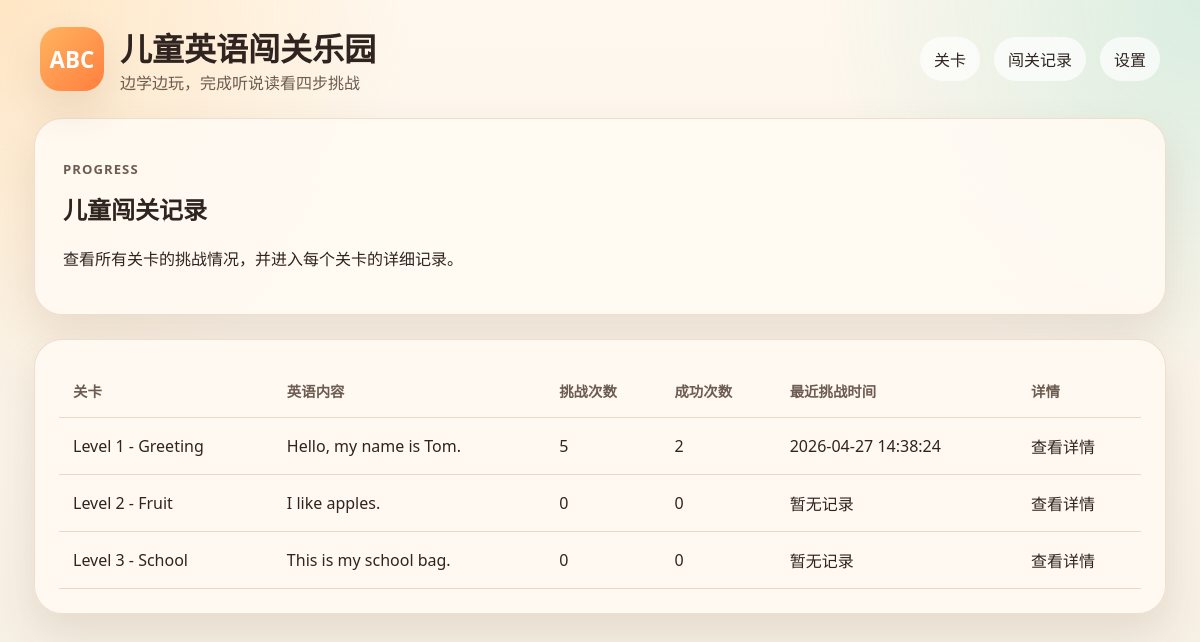
/progress, run on an earlier commit of the app's database.
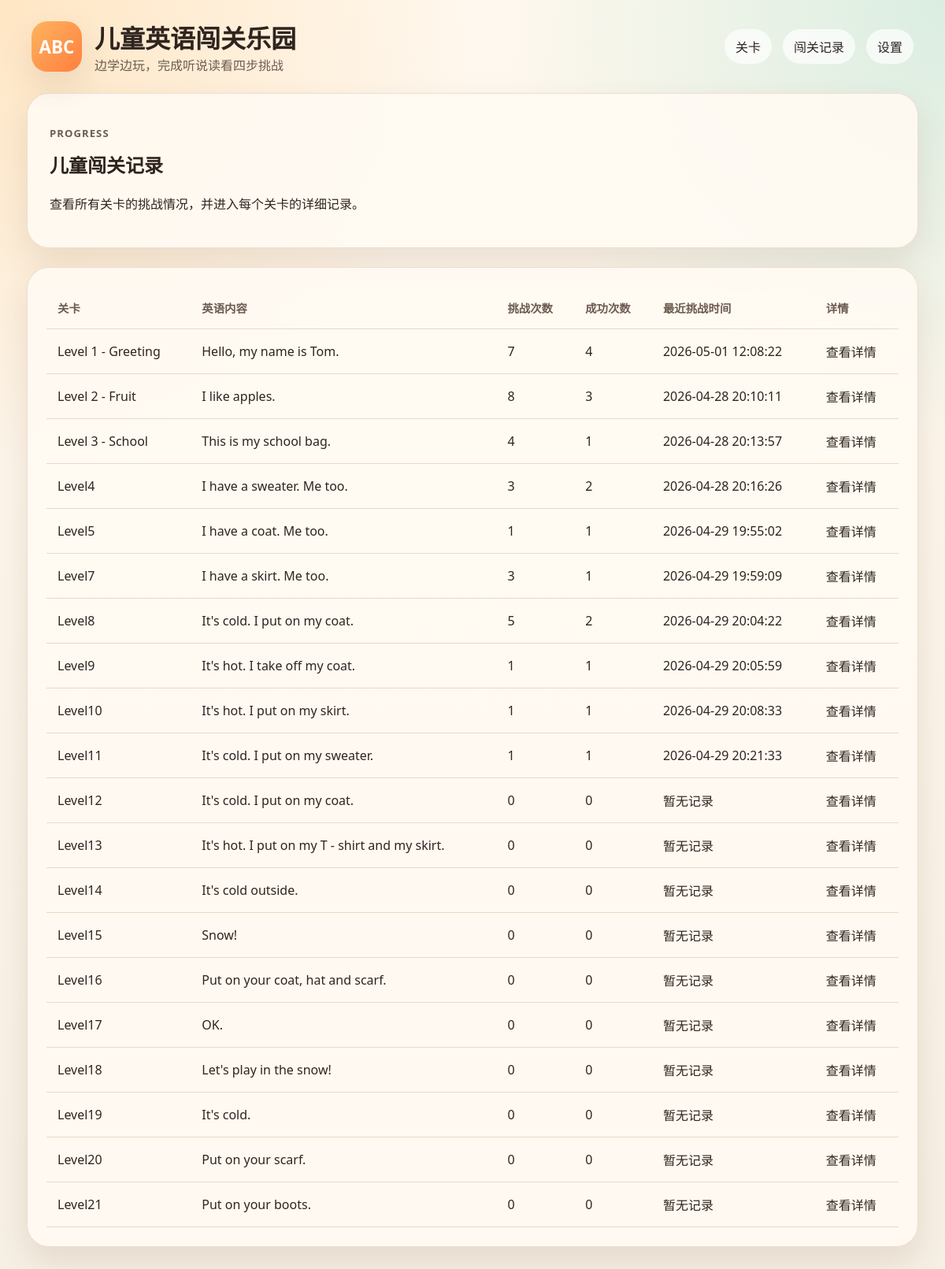
And on a later commit of the database.
### tables this page shows
CREATE TABLE levels (
    id INTEGER PRIMARY KEY AUTOINCREMENT,
    title TEXT NOT NULL,
    english_text TEXT NOT NULL,
    translation TEXT NOT NULL,
    options_json TEXT NOT NULL,
    video_url TEXT NOT NULL
, has_video INTEGER NOT NULL DEFAULT 1);

### app.py (the view)
@app.route("/progress")
def progress_list() -> str:
    levels = fetch_levels()
    return render_template("progress.html", levels=levels)

### app.py (called while the page is built)
def ensure_database() -> None:
    if not DATABASE.exists():
        init_db()
        return
    db = sqlite3.connect(DATABASE)
    migrate_db(db)
    db.commit()
    db.close()

def get_db() -> sqlite3.Connection:
    if "db" not in g:
        conn = sqlite3.connect(DATABASE)
        conn.row_factory = sqlite3.Row
        g.db = conn
    return g.db

def migrate_db(db: sqlite3.Connection) -> None:
    columns = {
        row[1] for row in db.execute("PRAGMA table_info(levels)").fetchall()
    }
    if "has_video" not in columns:
        db.execute("ALTER TABLE levels ADD COLUMN has_video INTEGER NOT NULL DEFAULT 1")

def fetch_levels() -> list[dict[str, Any]]:
    rows = get_db().execute(
        """
        SELECT
            l.*,
            COUNT(r.id) AS attempts,
            SUM(CASE WHEN r.is_completed = 1 THEN 1 ELSE 0 END) AS completions,
            MAX(r.updated_at) AS last_played
        FROM levels l
        LEFT JOIN progress_records r ON r.level_id = l.id
        GROUP BY l.id
        ORDER BY l.id
        """
    ).fetchall()
    return [dict(row) for row in rows]

@app.before_request
def before_request() -> None:
    ensure_database()

### templates/progress.html (shortened to what this page needs)
{% extends "base.html" %}
{% block content %}
<section class="detail-header">
    <div>
        <p class="eyebrow">Progress</p>
        <h2>儿童闯关记录</h2>
        <p>查看所有关卡的挑战情况，并进入每个关卡的详细记录。</p>
    </div>
</section>
<section class="table-card">
    <table>
        <thead>
            <tr>
                <th>关卡</th>
                <th>英语内容</th>
                <th>挑战次数</th>
                <th>成功次数</th>
                <th>最近挑战时间</th>
                <th>详情</th>
            </tr>
        </thead>
        <tbody>
            {% for level in levels %}
            <tr>
                <td>{{ level.title }}</td>
                <td>{{ level.english_text }}</td>
                <td>{{ level.attempts or 0 }}</td>
                <td>{{ level.completions or 0 }}</td>
                <td>{{ level.last_played or '暂无记录' }}</td>
                <td><a class="table-link" href="{{ url_for('progress_detail', level_id=level.id) }}">查看详情</a></td>
            </tr>
            {% endfor %}
        </tbody>
    </table>
</section>
{% endblock %}

What changed in the data, as far as the page shows it:
changed levels "Level 1 - Greeting": attempts "5" → "7"; completions "2" → "4"; last_played "2026-04-27 14:38:24" → "2026-05-01 12:08:22"
changed levels "Level 2 - Fruit": attempts "0" → "8"; completions "0" → "3"; last_played "暂无记录" → "2026-04-28 20:10:11"
changed levels "Level 3 - School": attempts "0" → "4"; completions "0" → "1"; last_played "暂无记录" → "2026-04-28 20:13:57"
added levels: title "Level4", english_text "I have a sweater. Me too.", attempts "3", completions "2", last_played "2026-04-28 20:16:26"
added levels: title "Level5", english_text "I have a coat. Me too.", has_video "1", last_played "2026-04-29 19:55:02"
added levels: title "Level7", english_text "I have a skirt. Me too.", attempts "3", completions "1", last_played "2026-04-29 19:59:09"
added levels: title "Level8", english_text "It's cold. I put on my coat.", attempts "5", completions "2", last_played "2026-04-29 20:04:22"
added levels: title "Level9", english_text "It's hot. I take off my coat.", attempts "1", completions "1", last_played "2026-04-29 20:05:59"
added levels: title "Level10", english_text "It's hot. I put on my skirt.", attempts "1", completions "1", last_played "2026-04-29 20:08:33"
added levels: title "Level11", english_text "It's cold. I put on my sweater.", has_video "1", last_played "2026-04-29 20:21:33"
added levels: title "Level12", english_text "It's cold. I put on my coat.", has_video "0", last_played "暂无记录"
added levels: title "Level13", english_text "It's hot. I put on my T - shirt and my skirt.", has_video "0", last_played "暂无记录"
added levels: title "Level14", english_text "It's cold outside.", has_video "0", last_played "暂无记录"
added levels: title "Level15", english_text "Snow!", has_video "0", last_played "暂无记录"
added levels: title "Level16", english_text "Put on your coat, hat and scarf.", has_video "0", last_played "暂无记录"
added levels: title "Level17", english_text "OK.", has_video "0", last_played "暂无记录"
added levels: title "Level18", english_text "Let's play in the snow!", has_video "0", last_played "暂无记录"
added levels: title "Level19", english_text "It's cold.", has_video "0", last_played "暂无记录"
added levels: title "Level20", english_text "Put on your scarf.", has_video "0", last_played "暂无记录"
added levels: title "Level21", english_text "Put on your boots.", has_video "0", last_played "暂无记录"
